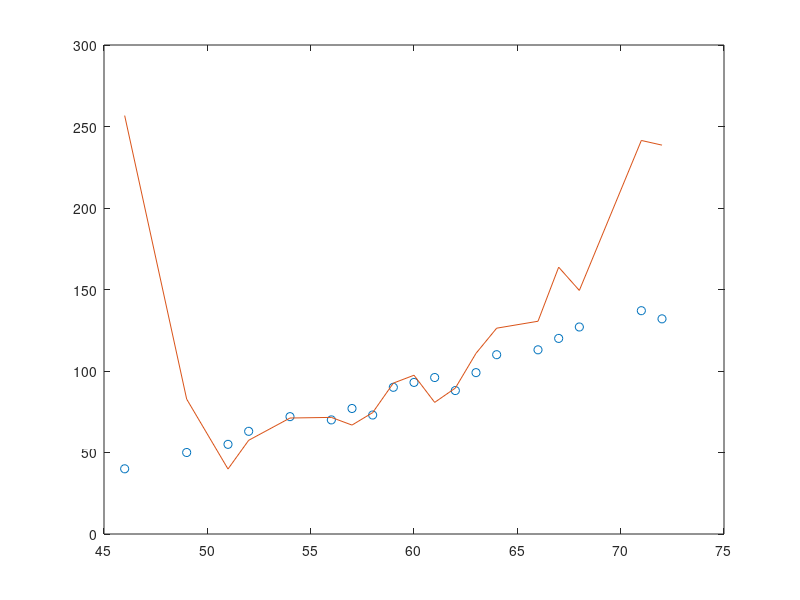

This chart was generated by the following MATLAB code:
X1 = [46 49 51 52 54 56 57 58 59 60 61 62 63 64 66 67 68 71 72]
Y1 = [40 50 55 63 72 70 77 73 90 93 96 88 99 110 113 120 127 137 132]



p = polyfit(X1, Y1, 18);
f = polyval(p, X1);
plot(X1, Y1, 'o', X1,f,'-')
